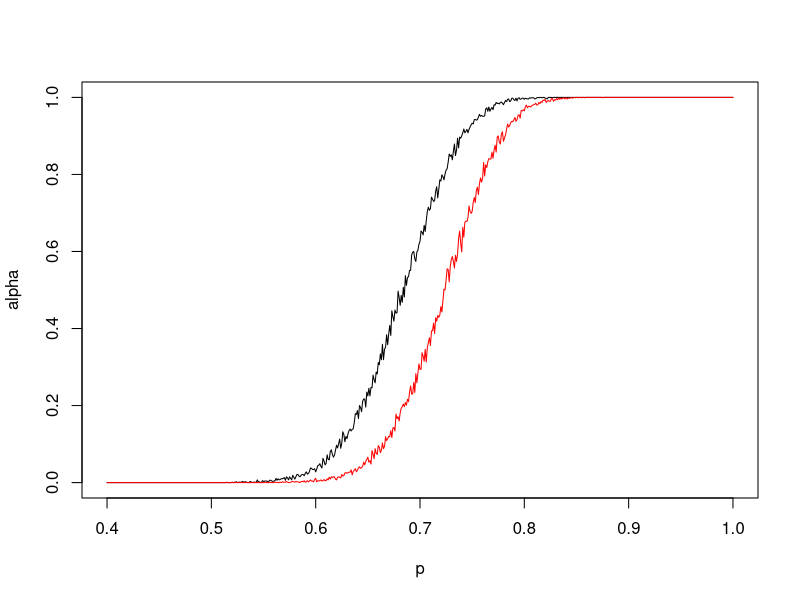

Reproduce this figure in R.

### simulate example 3.11 on book ######
type1error <- function(n,m,p){
  x <- rbinom(1000,n,p)
  sum(x>=m)/length(x)}

y1 <- NULL
y2 <- NULL

powercurve <- function(m1,m2,n){
  p <- seq(0.4,1,0.001)
  for (i in 1:length(p)){
    y1[i] <- type1error(n,m1,p[i])
    y2[i] <- type1error(n,m2,p[i])
    i <- i+1
  }
  plot(p,y1,type="l", ylab = "alpha")
  lines(p,y2,col="red")
}

powercurve(69,73,100)

type1error(100,69,0.6)
1-type1error(100,73,0.8)

###choose n and minimum m for n
check_alpha_nm <- function(n,p,alpha){
  for (m in 1:n){
    if(type1error(n,m,p) < alpha){
      result <- c(n,m)
      return (result)
    }
     m <- m+1 
  }
}
check_beta_nm <- function(n,p,beta){
  for (m in 1:n){
    if(1-type1error(n,m,p) > beta){
      result <- c(n,m)
      return (result)
    }
    m <- m+1 
  }
}
check_alpha_nm(100,0.6,0.05)
check_beta_nm(100,0.8,0.95)

####### use pwr package to validate ######
library(pwr)

pwr.2p.test(h = ES.h(p1 = 0.6, p2 = 0.8), sig.level = 0.05, power = 0.95) 
